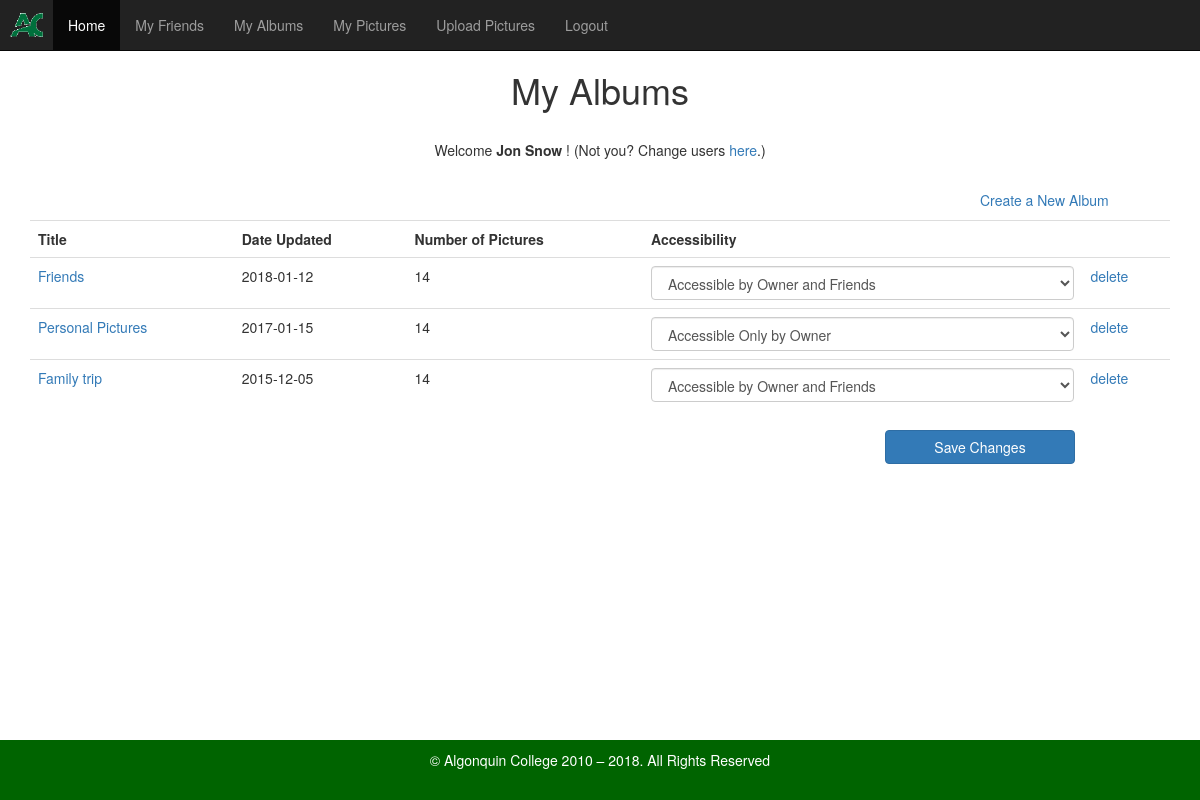
Screenshot of /MyAlbums.php (signed in) with the database file from the repository.
### tables this page shows
CREATE TABLE Album (
	Album_Id int(11) PRIMARY KEY AUTO_INCREMENT,
	Title varchar(256) NOT NULL,
	Description varchar(3000), 
	Date_Updated Date NOT NULL,
	Owner_Id varchar(16) NOT NULL,
	Accessibility_Code varchar(16) NOT NULL,
	FOREIGN KEY (Owner_Id) REFERENCES Users (UserId),
	FOREIGN KEY (Accessibility_Code) REFERENCES Accessibility (Accessibility_Code)
);

### SqlScripts/Queries.php (called while the page is built, shortened)
<?php
function connectToDb(){
    $dbConnection = parse_ini_file("db_connection.ini");
    extract($dbConnection);
    return new PDO($dsn, $user, $password);;
}
function showAlbums($ownerID) {
    $myPdo = connectToDb();
    $sql = "SELECT Album_Id, Title, Date_Updated, Owner_Id, Accessibility_Code, Description
            FROM album
            INNER JOIN users ON album.Owner_ID = users.UserId
            WHERE Owner_ID = :ownerID;";
    $pStatment = $myPdo->prepare($sql);
    $pStatment->execute( array('ownerID' => $ownerID));
    $data = $pStatment->fetchAll();
    return $data;
}
?>

### MyAlbums.php (the view, shortened to what this page needs)
<?php include ("./CommonFiles/Header.php"); ?>
<body>
    <div class="container">
        <form class="form-horizontal" id="accChangeForm" action="<?php echo $_SERVER['PHP_SELF']; ?>" method="post">
            <h1 style="text-align: center">My Albums</h1>
            <br />
            <p class="text-center">
                Welcome
                <b>
                    <?php echo "$_SESSION[LoggedInUserName]"; ?>
                </b>!
            (Not you? Change users
                <a href="<?php echo $directoryPrefix; ?>/Logout.php">here</a>.)
            </p>
            <br />
            <p class="col-lg-offset-10">
                <a href="AddAlbum.php">Create a New Album</a>
            </p>
            <table class="table">
                <tr>
                    <th>Title</th>
                    <th>Date Updated</th>
                    <th>Number of Pictures</th>
                    <th>Accessibility</th>
                    <th></th>
                </tr>
                <?php
                $albumList = showAlbums($_SESSION["LoggedInUserId"]);
                $index = 0;
                $albumList = showAlbums($_SESSION["LoggedInUserId"]);
                foreach ($albumList as $album) {
                echo <<< EOT
                <tr>
                <td id="$album[Album_Id]"><a href="MyPictures.php?albumID=$album[Album_Id]">$album[Title]</a></td>
                <td>$album[Date_Updated]</td>
                <td>14</td>
                <td>
                    <select class="form-control" id="accessibility$index" name="accessibility$index">
EOT;
                    if ($album[Accessibility_Code] == "shared") {
                        echo "<option value='shared' selected>Accessible by Owner and Friends</option>";
                    }
                    else {
                        echo "<option value='private' selected>Accessible Only by Owner</option>";
                    }
                    echo "</select>";
                    echo "</td>";
                    echo "<td><a href='#'>delete</a></td>";
                    $index++;
                }
                ?>
            </table>
            <input type="submit" name="btnSaveChanges" class="col-lg-2 col-lg-offset-9 btn btn-primary" id="btnSaveChanges" value="Save Changes" />
        </form>
    </div>
    <?php include ("./CommonFiles/Footer.php"); ?>
</body>

### CommonFiles/Header.php (shortened to what this page needs)
<!DOCTYPE html>
<html lang="en" style="position: relative; min-height: 100%;">
<head>
    <link href="<?php echo $directoryPrefix; ?>/SiteResources/Contents/css/bootstrap.min.css" rel="stylesheet" type="text/css" />
    <link href="<?php echo $directoryPrefix; ?>/SiteResources/Contents/AlgCss/Site.css" rel="stylesheet" type="text/css" />
</head>
<body style="padding-top: 50px; margin-bottom: 60px;">
    <nav class="navbar navbar-default navbar-fixed-top navbar-inverse">
        <div class="container-fluid">
            <div class="navbar-header">
                <a class="navbar-brand" style="padding: 10px" href="http://www.algonquincollege.com">
                    <img src="<?php echo $directoryPrefix; ?>/SiteResources/Contents/img/AC.png"
                         alt="Algonquin College" style="max-width:100%; max-height:100%;" />
                </a>
            </div>
            <div class="collapse navbar-collapse" id="bs-example-navbar-collapse-1">
                <ul class="nav navbar-nav">
                    <li class="active"><a href="<?php echo $directoryPrefix; ?>/Index.php">Home</a></li>
                    <li><a href="<?php echo $directoryPrefix; ?>/MyFriends.php">My Friends</a></li>
                    <li><a href="<?php echo $directoryPrefix; ?>/MyAlbums.php">My Albums</a></li>
                    <li><a href="<?php echo $directoryPrefix; ?>/MyPictures.php">My Pictures</a></li>
                    <li><a href="<?php echo $directoryPrefix; ?>/UploadPictures.php">Upload Pictures</a></li>
                    <?php if (empty($_SESSION["LoggedInUserId"])) : ?>
                    <li><a href="<?php echo $directoryPrefix; ?>/Login.php">Log In</a></li>
                    <?php else : ?>
                    <li><a href="<?php echo $directoryPrefix; ?>/Logout.php">Logout</a></li>
                    <?php endif; ?>
                </ul>
            </div>
        </div>
    </nav>

### CommonFiles/Footer.php (shortened to what this page needs)
        <footer style="position: absolute; bottom: 0;
                   width: 100%; height: 60px; background-color: darkgreen;">
            	<div class="container">
                    <p style="text-align: center; padding: 10px; color: white;">
            &copy; Algonquin College 2010 –
            <?php date_default_timezone_set("America/Toronto"); print Date("Y"); ?>.
            All Rights Reserved
                 </p>
            	</div>
        </footer>
</body>
</html>

### rows the page displays
album: Title "Friends", Date_Updated "2018-01-12", Accessibility_Code "Accessible by Owner and Friends"
album: Title "Personal Pictures", Date_Updated "2017-01-15", Accessibility_Code "Accessible Only by Owner"
album: Title "Family trip", Date_Updated "2015-12-05", Accessibility_Code "Accessible by Owner and Friends"

### other values shown
$_SESSION[LoggedInUserName] "Jon Snow"
Date("Y") "2018"
